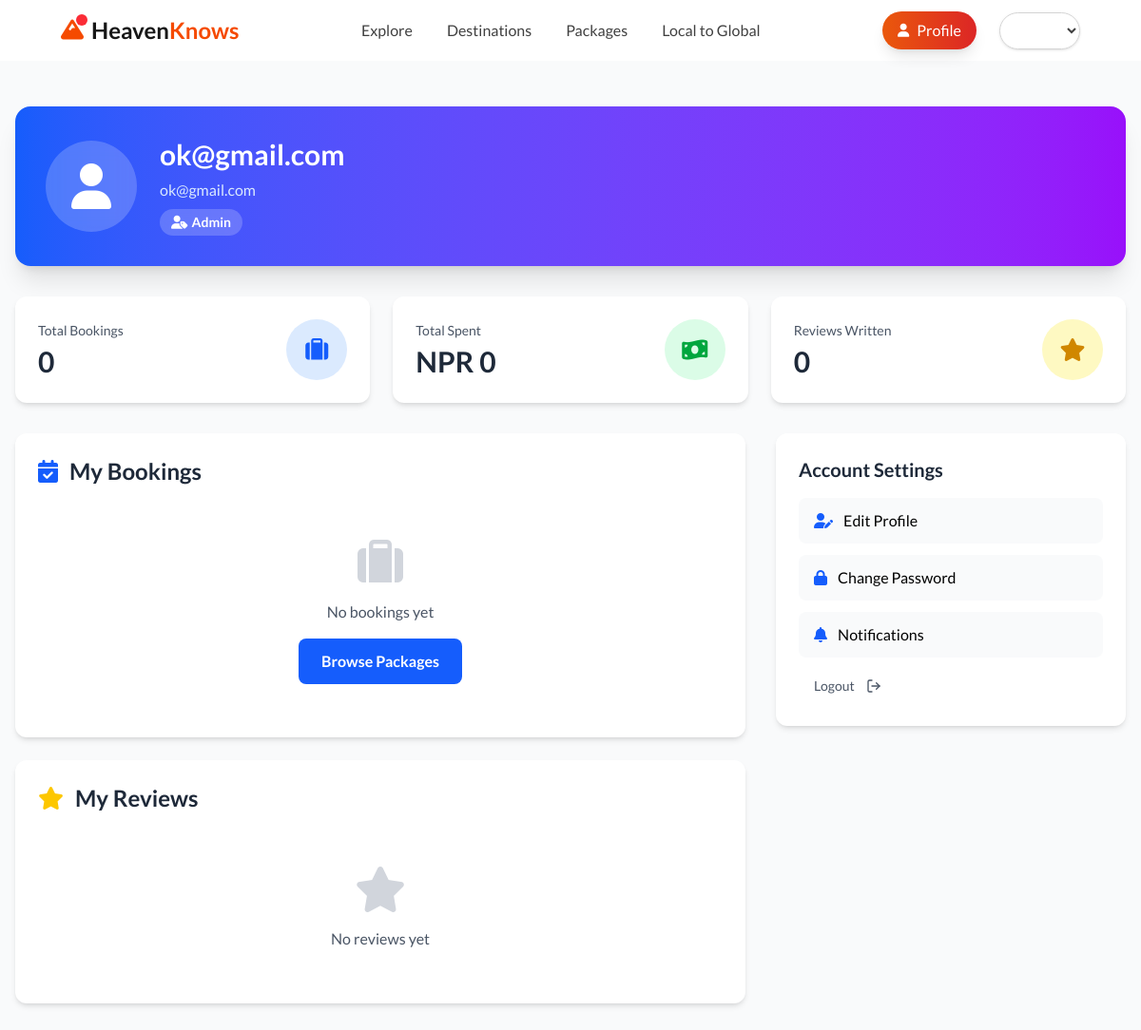
The page /auth/profile/ (signed in) on the database its author committed.
### accounts/models.py (models this page shows, shortened)
class CustomUser(AbstractUser):
    USER_TYPE_CHOICES = [
        ('TOURIST', 'Tourist'),
        ('TRAVEL_BUSINESS', 'Travel Business'),
        ('LOCAL_BUSINESS', 'Local Business'),
        ('MANUFACTURER', 'Local Manufacturer'),
        ('ADMIN', 'Admin'),
    ]
    username = None
    email = models.EmailField(_("email address"), unique=True)
    contact = models.CharField(max_length=15, blank=True, null=True)  # Made optional
    user_type = models.CharField(max_length=20, choices=USER_TYPE_CHOICES, default='TOURIST')
    profile_picture = models.ImageField(upload_to='profiles/', blank=True, null=True)
    USERNAME_FIELD = "email"
    REQUIRED_FIELDS = []
    objects = CustomUserManager()

### accounts/views.py (the view)
# urls.py: path('profile/', ProfileView.as_view(), name='profile'),
class ProfileView(LoginRequiredMixin, TemplateView):
    template_name = 'accounts/profile.html'
    def get_context_data(self, **kwargs):
        context = super().get_context_data(**kwargs)
        user = self.request.user
        context['bookings'] = PackageBooking.objects.filter(
            user=user
        ).select_related('package', 'package__travel_business').order_by('-created_at')[:10]
        from packages.models import PackageReview
        context['reviews'] = PackageReview.objects.filter(
            user=user
        ).select_related('package').order_by('-created_at')[:10]
        booking_stats = PackageBooking.objects.filter(user=user).aggregate(
            total_bookings=Count('id'),
            total_spent=Sum('total_amount')
        )
        context['total_bookings'] = booking_stats['total_bookings'] or 0
        context['total_spent'] = booking_stats['total_spent'] or 0
        return context

### templates/accounts/profile.html (shortened to what this page needs)
{% extends 'base.html' %}
{% load static %}
{% block content %}
<div class="min-h-screen bg-gray-50 py-12">
    <div class="container mx-auto px-4 max-w-7xl">
        <div class="bg-gradient-to-r from-blue-600 to-purple-600 rounded-2xl shadow-xl p-8 mb-8 text-white">
            <div class="flex items-center gap-6">
                <div class="w-24 h-24 bg-white/20 backdrop-blur-sm rounded-full flex items-center justify-center">
                    {% if user.profile_picture %}
                        <img src="{{ user.profile_picture.url }}" alt="{{ user.email }}" class="w-full h-full rounded-full object-cover">
                    {% else %}
                        <i class="fas fa-user text-5xl text-white"></i>
                    {% endif %}
                </div>
                <div>
                    <h1 class="text-3xl font-bold mb-2">{{ user.get_full_name|default:user.email }}</h1>
                    <p class="text-blue-100">{{ user.email }}</p>
                    <span class="inline-block mt-2 px-3 py-1 bg-white/20 backdrop-blur-sm rounded-full text-sm font-semibold">
                        <i class="fas fa-user-tag mr-1"></i>{{ user.get_user_type_display }}
                    </span>
                </div>
            </div>
        </div>
        <div class="grid grid-cols-1 md:grid-cols-3 gap-6 mb-8">
            <div class="bg-white rounded-xl shadow-md p-6">
                <div class="flex items-center justify-between">
                    <div>
                        <p class="text-gray-600 text-sm mb-1">Total Bookings</p>
                        <p class="text-3xl font-bold text-gray-800">{{ total_bookings }}</p>
                    </div>
                    <div class="w-16 h-16 bg-blue-100 rounded-full flex items-center justify-center">
                        <i class="fas fa-suitcase text-blue-600 text-2xl"></i>
                    </div>
                </div>
            </div>
            <div class="bg-white rounded-xl shadow-md p-6">
                <div class="flex items-center justify-between">
                    <div>
                        <p class="text-gray-600 text-sm mb-1">Total Spent</p>
                        <p class="text-3xl font-bold text-gray-800">NPR {{ total_spent|floatformat:0 }}</p>
                    </div>
                    <div class="w-16 h-16 bg-green-100 rounded-full flex items-center justify-center">
                        <i class="fas fa-money-bill-wave text-green-600 text-2xl"></i>
                    </div>
                </div>
            </div>
            <div class="bg-white rounded-xl shadow-md p-6">
                <div class="flex items-center justify-between">
                    <div>
                        <p class="text-gray-600 text-sm mb-1">Reviews Written</p>
                        <p class="text-3xl font-bold text-gray-800">{{ reviews.count }}</p>
                    </div>
                    <div class="w-16 h-16 bg-yellow-100 rounded-full flex items-center justify-center">
                        <i class="fas fa-star text-yellow-600 text-2xl"></i>
                    </div>
                </div>
            </div>
        </div>
        <div class="grid grid-cols-1 lg:grid-cols-3 gap-8">
            <div class="lg:col-span-2 space-y-6">
                <div class="bg-white rounded-xl shadow-md p-6">
                    <h2 class="text-2xl font-bold text-gray-800 mb-6 flex items-center">
                        <i class="fas fa-calendar-check text-blue-600 mr-3"></i>
                        My Bookings
                    </h2>
                    {% if bookings %}
                        <div class="space-y-4">
                            {% for booking in bookings %}
                                <div class="border-2 border-gray-200 rounded-xl p-4 hover:border-blue-500 transition duration-300">
                                    <div class="flex justify-between items-start mb-3">
                                        <div>
                                            <h3 class="font-bold text-gray-800">{{ booking.package.title }}</h3>
                                            <p class="text-sm text-gray-600">{{ booking.package.travel_business.business_name }}</p>
                                        </div>
                                        <span class="px-3 py-1 {% if booking.status == 'CONFIRMED' %}bg-green-100 text-green-800{% elif booking.status == 'PENDING' %}bg-yellow-100 text-yellow-800{% elif booking.status == 'CANCELLED' %}bg-red-100 text-red-800{% else %}bg-blue-100 text-blue-800{% endif %} rounded-full text-xs font-semibold">
                                            {{ booking.get_status_display }}
                                        </span>
                                    </div>
                                    <div class="grid grid-cols-2 md:grid-cols-4 gap-3 text-sm text-gray-600 mb-3">
                                        <div>
                                            <i class="fas fa-hashtag mr-1 text-blue-600"></i>
                                            <span class="font-mono">{{ booking.booking_number }}</span>
                                        </div>
                                        <div>
                                            <i class="fas fa-calendar mr-1 text-blue-600"></i>
                                            {{ booking.preferred_start_date|date:"M d, Y" }}
                                        </div>
                                        <div>
                                            <i class="fas fa-users mr-1 text-blue-600"></i>
                                            {{ booking.number_of_travelers }} travelers
                                        </div>
                                        <div>
                                            <i class="fas fa-money-bill-wave mr-1 text-blue-600"></i>
                                            NPR {{ booking.total_amount|floatformat:0 }}
                                        </div>
                                    </div>
                                    <a href="{% url 'packages:booking_confirmation' booking.booking_number %}"
                                       class="text-blue-600 hover:text-blue-700 font-medium text-sm">
                                        View Details <i class="fas fa-arrow-right ml-1"></i>
                                    </a>
                                </div>
                            {% endfor %}
                        </div>
                    {% else %}
                        <div class="text-center py-8">
                            <i class="fas fa-suitcase text-gray-300 text-5xl mb-4"></i>
                            <p class="text-gray-600 mb-4">No bookings yet</p>
                            <a href="{% url 'packages:list' %}"
                               class="inline-block px-6 py-3 bg-blue-600 hover:bg-blue-700 text-white font-semibold rounded-lg transition duration-300">
                                Browse Packages
                            </a>
                        </div>
                    {% endif %}
                </div>
                <div class="bg-white rounded-xl shadow-md p-6">
                    <h2 class="text-2xl font-bold text-gray-800 mb-6 flex items-center">
                        <i class="fas fa-star text-yellow-400 mr-3"></i>
                        My Reviews
                    </h2>
                    {% if reviews %}
                        <div class="space-y-4">
                            {% for review in reviews %}
                                <div class="border-2 border-gray-200 rounded-xl p-4">
                                    <div class="flex justify-between items-start mb-2">
                                        <h3 class="font-bold text-gray-800">{{ review.package.title }}</h3>
                                        <div class="flex items-center">
                                            {% for i in "12345" %}
                                                <i class="fas fa-star {% if i|add:'0' <= review.rating %}text-yellow-400{% else %}text-gray-300{% endif %} text-sm"></i>
                                            {% endfor %}
                                        </div>
                                    </div>
                                    <h4 class="font-semibold text-gray-700 mb-2">{{ review.title }}</h4>
                                    <p class="text-sm text-gray-600 mb-2">{{ review.comment|truncatewords:30 }}</p>
                                    <p class="text-xs text-gray-500">{{ review.created_at|date:"F d, Y" }}</p>
                                </div>
                            {% endfor %}
                        </div>
                    {% else %}
                        <div class="text-center py-8">
                            <i class="fas fa-star text-gray-300 text-5xl mb-4"></i>
                            <p class="text-gray-600">No reviews yet</p>
                        </div>
                    {% endif %}
                </div>
            </div>
            <div class="lg:col-span-1">
                <div class="bg-white rounded-xl shadow-md p-6 sticky top-24">
                    <h3 class="text-xl font-bold text-gray-800 mb-4">Account Settings</h3>
                    <div class="space-y-3">
                        <a href="#" class="block px-4 py-3 bg-gray-50 hover:bg-gray-100 rounded-lg transition duration-300">
                            <i class="fas fa-user-edit text-blue-600 mr-2"></i>
                            Edit Profile
                        </a>
                        <a href="#" class="block px-4 py-3 bg-gray-50 hover:bg-gray-100 rounded-lg transition duration-300">
                            <i class="fas fa-lock text-blue-600 mr-2"></i>
                            Change Password
                        </a>
                        <a href="#" class="block px-4 py-3 bg-gray-50 hover:bg-gray-100 rounded-lg transition duration-300">
                            <i class="fas fa-bell text-blue-600 mr-2"></i>
                            Notifications
                        </a>
                        <form action="{% url 'accounts:logout' %}" method="post" class="inline">
                            <button onclick="return confirm('Are you sure you want to logout?') " type="submit"
                            class="flex items-center cursor-pointer px-4 py-2 text-sm hover:text-red-700  text-gray-600  transition-colors group ">
                            Logout
                        </button>
                        </form>
                    </div>
                </div>
            </div>
        </div>
    </div>
</div>
{% endblock content %}

### static/style.css (style rules this page uses)
* { box-sizing: border-box; }
html { scroll-behavior: smooth; }

### templates/base.html (style rules this page uses)
body { font-family: "Lato", sans-serif; }

### templates/navbar.html (style rules this page uses)
body { top: 0 !important; position: static !important; }

### rows shown on the page
CustomUser: get_full_name "ok@gmail.com", email "ok@gmail.com", user_type "Admin"

### other values the page prints
{{ total_bookings }} "0"
{{ total_spent|floatformat:0 }} "0"
{{ reviews.count }} "0"
